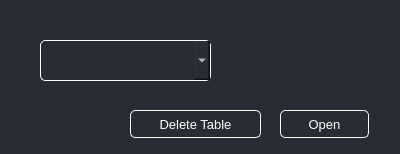
<?xml version="1.0" encoding="UTF-8"?>
<ui version="4.0">
 <class>Form</class>
 <widget class="QWidget" name="Form">
  <property name="geometry">
   <rect>
    <x>0</x>
    <y>0</y>
    <width>400</width>
    <height>154</height>
   </rect>
  </property>
  <property name="windowTitle">
   <string>Form</string>
  </property>
  <property name="styleSheet">
   <string notr="true">QWidget{
background-color:#292C34;
color:white;
}</string>
  </property>
  <widget class="QPushButton" name="openButton">
   <property name="geometry">
    <rect>
     <x>280</x>
     <y>110</y>
     <width>89</width>
     <height>28</height>
    </rect>
   </property>
   <property name="font">
    <font>
     <pointsize>10</pointsize>
    </font>
   </property>
   <property name="styleSheet">
    <string notr="true">QPushButton{
border: 1px solid white;
border-radius: 5px;
background-color: #292C34;
color: white;
}</string>
   </property>
   <property name="text">
    <string>Open</string>
   </property>
  </widget>
  <widget class="QPushButton" name="deleteButton">
   <property name="geometry">
    <rect>
     <x>130</x>
     <y>110</y>
     <width>131</width>
     <height>28</height>
    </rect>
   </property>
   <property name="font">
    <font>
     <pointsize>10</pointsize>
    </font>
   </property>
   <property name="styleSheet">
    <string notr="true">QPushButton{
border: 1px solid white;
border-radius: 5px;
background-color: #292C34;
color: white;
}</string>
   </property>
   <property name="text">
    <string>Delete Table</string>
   </property>
  </widget>
  <widget class="QComboBox" name="dropDown">
   <property name="geometry">
    <rect>
     <x>40</x>
     <y>40</y>
     <width>171</width>
     <height>41</height>
    </rect>
   </property>
   <property name="font">
    <font>
     <pointsize>12</pointsize>
    </font>
   </property>
   <property name="styleSheet">
    <string notr="true">QComboBox{
border: 1px solid white;
border-radius: 5px;
background-color: #292C34;
color: white;
padding: 5px;
}</string>
   </property>
  </widget>
 </widget>
 <resources/>
 <connections/>
</ui>
